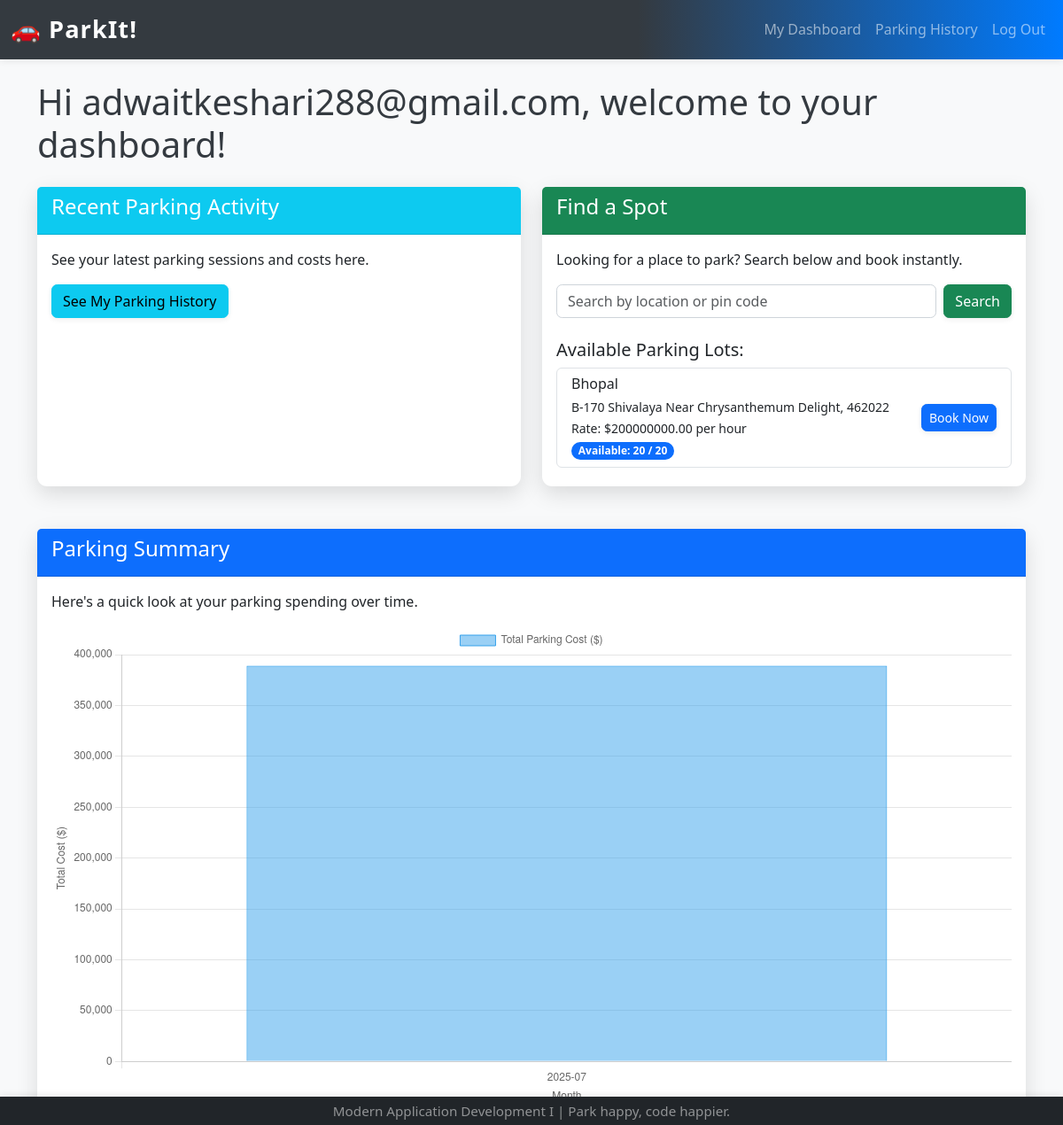
Page /user_dashboard (signed in) on the committed database.
### model.py (models this page shows)
class ParkingLot(db.Model):
    __tablename__ = "parking_lots"
    id = db.Column(db.Integer, primary_key=True)
    prime_location_name = db.Column(db.String(120), unique=True, nullable=False)
    price_per_hour = db.Column(db.Float, nullable=False)
    address = db.Column(db.String(200), nullable=False)
    pin_code = db.Column(db.String(10), nullable=False)
    maximum_number_of_spots = db.Column(db.Integer, nullable=False)
    parking_spots = db.relationship("ParkingSpot", backref="parking_lot", cascade="all, delete-orphan")

### app.py (the view)
@app.route("/user_dashboard")
def user_dashboard():
    if "user_logged_in" not in session:
        flash("Please log in to see your dashboard.", "danger")
        return redirect(url_for("user_login"))
    search = request.args.get('query', '').strip()
    lots = db.session.query(ParkingLot).all()
    data = []
    for lot in lots:
        total = db.session.query(ParkingSpot).filter_by(lot_id=lot.id).count()
        available = db.session.query(ParkingSpot).filter_by(lot_id=lot.id, status="A").count()
        if not search or search.lower() in lot.prime_location_name.lower() or search.lower() in lot.address.lower() or search.lower() in lot.pin_code.lower():
            data.append({'lot': lot, 'total_spots': total, 'available_spots': available})
    data.sort(key=lambda x: x['lot'].prime_location_name.lower())
    user_id = session.get("user_id")
    chart = []
    if user_id:
        monthly = db.session.query(
            db.func.strftime('%Y-%m', ReservedSpot.parking_timestamp).label('month'),
            db.func.sum(ReservedSpot.total_cost).label('total_cost')
        ).filter(
            ReservedSpot.user_id == user_id, ReservedSpot.total_cost.isnot(None)
        ).group_by('month').order_by('month').all()
        for item in monthly:
            chart.append({'month': item.month, 'total_cost': item.total_cost})
    return render_template("user_dashboard.html", parking_lots_data=data, parking_data_for_chart=chart, query=search)

### templates/user_dashboard.html (shortened to what this page needs)
{% extends "base.html" %}
{% block content %}
    <h1 class="mb-4">Hi {{ session.get('user_email') }}, welcome to your dashboard!</h1>
    <div class="row">
        <div class="col-md-6 mb-4">
            <div class="card h-100">
                <div class="card-header bg-info text-white">
                    <h4>Recent Parking Activity</h4>
                </div>
                <div class="card-body">
                    <p>See your latest parking sessions and costs here.</p>
                    <a href="{{ url_for('user_history') }}" class="btn btn-info">See My Parking History</a>
                </div>
            </div>
        </div>
        <div class="col-md-6 mb-4">
            <div class="card h-100">
                <div class="card-header bg-success text-white">
                    <h4>Find a Spot</h4>
                </div>
                <div class="card-body">
                    <p>Looking for a place to park? Search below and book instantly.</p>
                    <form class="d-flex mt-3" action="{{ url_for('user_dashboard') }}" method="GET">
                        <input class="form-control me-2" type="search" placeholder="Search by location or pin code" aria-label="Search" name="query" value="{{ request.args.get('query', '') }}">
                        <button class="btn btn-success" type="submit">Search</button>
                    </form>
                    <h5 class="mt-4">Available Parking Lots:</h5>
                    {% if parking_lots_data %}
                        <div class="list-group">
                            {% for lot_data in parking_lots_data %}
                                <div class="list-group-item d-flex justify-content-between align-items-center flex-wrap">
                                    <div>
                                        <h6 class="mb-1">{{ lot_data.lot.prime_location_name }}</h6>
                                        <small>{{ lot_data.lot.address }}, {{ lot_data.lot.pin_code }}</small><br/>
                                        <small>Rate: ${{ "%.2f"|format(lot_data.lot.price_per_hour) }} per hour</small><br/>
                                        <span class="badge bg-primary rounded-pill">Available: {{ lot_data.available_spots }} / {{ lot_data.total_spots }}</span>
                                    </div>
                                    {% if lot_data.available_spots > 0 %}
                                        <a href="{{ url_for('book_parking_spot', lot_id=lot_data.lot.id) }}" class="btn btn-sm btn-primary mt-2 mt-md-0">Book Now</a>
                                    {% else %}
                                        <span class="badge bg-danger mt-2 mt-md-0">Full</span>
                                    {% endif %}
                                </div>
                            {% endfor %}
                        </div>
                    {% else %}
                        <p>No parking lots found. Try a different search!</p>
                    {% endif %}
                </div>
            </div>
        </div>
    </div>
    <div class="row mt-4">
        <div class="col-md-12">
            <div class="card">
                <div class="card-header bg-primary text-white">
                    <h4>Parking Summary</h4>
                </div>
                <div class="card-body">
                    <p>Here's a quick look at your parking spending over time.</p>
                    <canvas id="userParkingChart"></canvas>
                </div>
            </div>
        </div>
    </div>
    {% if parking_data_for_chart %}
    <script>
        document.addEventListener('DOMContentLoaded', function() {
            const ctx = document.getElementById('userParkingChart').getContext('2d');
            const chartData = JSON.parse(document.getElementById('userChartData').textContent);
            const userParkingChart = new Chart(ctx, {
                type: 'bar',
                data: {
                    labels: chartData.labels,
                    datasets: [{
                        label: 'Total Parking Cost ($)',
                        data: chartData.costs,
                        backgroundColor: 'rgba(54, 162, 235, 0.5)',
                        borderColor: 'rgba(54, 162, 235, 1)',
                        borderWidth: 1
                    }]
                },
                options: {
                    responsive: true,
                    scales: {
                        y: {
                            beginAtZero: true,
                            title: {
                                display: true,
                                text: 'Total Cost ($)'
                            }
                        },
                        x: {
                            title: {
                                display: true,
                                text: 'Month'
                            }
                        }
                    }
                }
            });
        });
    </script>
    {% endif %}
{% endblock %}

### static/css/style.css (style rules this page uses)
body { padding-top: 0px; background-color: #f8f9fa; color: #343a40; }
.card { margin-bottom: 5px; border: none; border-radius: .7rem; box-shadow: 0 0.5rem 1.5rem rgba(0, 0, 0, 0.13); }
.card-header { border-bottom: 1px solid rgba(0, 0, 0, .125); border-top-left-radius: calc(.7rem - 1px); border-top-right-radius: calc(.7rem - 1px); background: #f1f3f4; font-weight: 600; }
.btn { font-weight: 500; border-radius: 0.4rem; transition: background 0.2s, color 0.2s, box-shadow 0.2s; box-shadow: 0 2px 6px rgba(0,0,0,0.07); }
input.form-control, select.form-select { border-radius: 0.4rem; border: 1px solid #ced4da; transition: border-color 0.2s; }

### rows in the picture
ParkingLot: lot.prime_location_name "Bhopal", lot.address "B-170 Shivalaya Near Chrysanthemum Delight", lot.pin_code "462022", lot.price_per_hour "200000000.00"

### other values in the picture
{{ session.get('user_email') }} "adwaitkeshari288@gmail.com"
{{ lot_data.available_spots }} "20"
{{ lot_data.total_spots }} "20"
